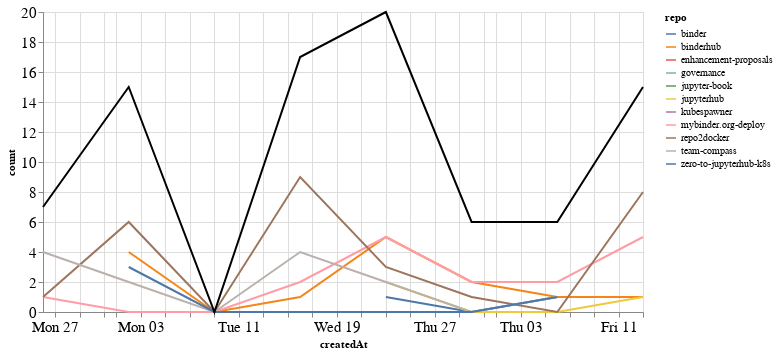

Notebook cell for this chart:
### Markdown cell above
## Comments

### Code cell
comments_time = comments.groupby('repo').resample('W', on='createdAt').count()['author'].reset_index()
comments_time = comments_time.rename(columns={'author': 'count'})
comments_time_total = comments_time.groupby('createdAt').agg({"count": "sum"}).reset_index()
ch1 = alt.Chart(comments_time, width=600).mark_line().encode(
    x='createdAt',
    y='count',
    color='repo',
    tooltip="repo"
)

ch2 = alt.Chart(comments_time_total, width=600).mark_line(color="black").encode(
    x='createdAt',
    y='count',
)

ch1 + ch2

### Figure 1 — Vega-Lite specification as saved in the notebook (floating-point values rounded to 4 significant figures)
{"config": {"axisLeft": {"labelFontSize": 15}, "axisBottom": {"labelFontSize": 15}}, "layer": [{"data": {"name": "data-e1eca548077a4dad999ff8ac9ffda7bf"}, "mark": "line", "encoding": {"color": {"type": "nominal", "field": "repo"}, "tooltip": {"type": "nominal", "field": "repo"}, "x": {"type": "temporal", "field": "createdAt"}, "y": {"type": "quantitative", "field": "count"}}, "width": 600}, {"data": {"name": "data-8d8ecc784a0e4b27ced28d641720f5d4"}, "mark": {"type": "line", "color": "black"}, "encoding": {"x": {"type": "temporal", "field": "createdAt"}, "y": {"type": "quantitative", "field": "count"}}, "width": 600}], "$schema": "https://vega.github.io/schema/vega-lite/v4.8.1.json", "datasets": {"data-e1eca548077a4dad999ff8ac9ffda7bf": [{"repo": "binder", "createdAt": "2020-08-23T00:00:00", "count": 1}, {"repo": "binder", "createdAt": "2020-08-30T00:00:00", "count": 0}, {"repo": "binder", "createdAt": "2020-09-06T00:00:00", "count": 1}, {"repo": "binderhub", "createdAt": "2020-08-02T00:00:00", "count": 4}, {"repo": "binderhub", "createdAt": "2020-08-09T00:00:00", "count": 0}, {"repo": "binderhub", "createdAt": "2020-08-16T00:00:00", "count": 1}, {"repo": "binderhub", "createdAt": "2020-08-23T00:00:00", "count": 5}, {"repo": "binderhub", "createdAt": "2020-08-30T00:00:00", "count": 2}, {"repo": "binderhub", "createdAt": "2020-09-06T00:00:00", "count": 1}, {"repo": "binderhub", "createdAt": "2020-09-13T00:00:00", "count": 1}, {"repo": "enhancement-proposals", "createdAt": "2020-08-16T00:00:00", "count": 1}, {"repo": "governance", "createdAt": "2020-08-23T00:00:00", "count": 2}, {"repo": "jupyter-book", "createdAt": "2020-08-30T00:00:00", "count": 1}, {"repo": "jupyterhub", "createdAt": "2020-08-23T00:00:00", "count": 2}, {"repo": "jupyterhub", "createdAt": "2020-08-30T00:00:00", "count": 0}, {"repo": "jupyterhub", "createdAt": "2020-09-06T00:00:00", "count": 0}, {"repo": "jupyterhub", "createdAt": "2020-09-13T00:00:00", "count": 1}, {"repo": "kubespawner", "createdAt": "2020-07-26T00:00:00", "count": 1}, {"repo": "mybinder.org-deploy", "createdAt": "2020-07-26T00:00:00", "count": 1}, {"repo": "mybinder.org-deploy", "createdAt": "2020-08-02T00:00:00", "count": 0}, {"repo": "mybinder.org-deploy", "createdAt": "2020-08-09T00:00:00", "count": 0}, {"repo": "mybinder.org-deploy", "createdAt": "2020-08-16T00:00:00", "count": 2}, {"repo": "mybinder.org-deploy", "createdAt": "2020-08-23T00:00:00", "count": 5}, {"repo": "mybinder.org-deploy", "createdAt": "2020-08-30T00:00:00", "count": 2}, {"repo": "mybinder.org-deploy", "createdAt": "2020-09-06T00:00:00", "count": 2}, {"repo": "mybinder.org-deploy", "createdAt": "2020-09-13T00:00:00", "count": 5}, {"repo": "repo2docker", "createdAt": "2020-07-26T00:00:00", "count": 1}, {"repo": "repo2docker", "createdAt": "2020-08-02T00:00:00", "count": 6}, {"repo": "repo2docker", "createdAt": "2020-08-09T00:00:00", "count": 0}, {"repo": "repo2docker", "createdAt": "2020-08-16T00:00:00", "count": 9}, {"repo": "repo2docker", "createdAt": "2020-08-23T00:00:00", "count": 3}, {"repo": "repo2docker", "createdAt": "2020-08-30T00:00:00", "count": 1}, {"repo": "repo2docker", "createdAt": "2020-09-06T00:00:00", "count": 0}, {"repo": "repo2docker", "createdAt": "2020-09-13T00:00:00", "count": 8}, {"repo": "team-compass", "createdAt": "2020-07-26T00:00:00", "count": 4}, {"repo": "team-compass", "createdAt": "2020-08-02T00:00:00", "count": 2}, {"repo": "team-compass", "createdAt": "2020-08-09T00:00:00", "count": 0}, {"repo": "team-compass", "createdAt": "2020-08-16T00:00:00", "count": 4}, {"repo": "team-compass", "createdAt": "2020-08-23T00:00:00", "count": 2}, {"repo": "team-compass", "createdAt": "2020-08-30T00:00:00", "count": 0}, {"repo": "team-compass", "createdAt": "2020-09-06T00:00:00", "count": 1}, {"repo": "zero-to-jupyterhub-k8s", "createdAt": "2020-08-02T00:00:00", "count": 3}, {"repo": "zero-to-jupyterhub-k8s", "createdAt": "2020-08-09T00:00:00", "count": 0}, {"repo": "zero-to-jupyterhub-k8s", "createdAt": "2020-08-16T00:00:00", "count": 0}, {"repo": "zero-to-jupyterhub-k8s", "createdAt": "2020-08-23T00:00:00", "count": 0}, {"repo": "zero-to-jupyterhub-k8s", "createdAt": "2020-08-30T00:00:00", "count": 0}, {"repo": "zero-to-jupyterhub-k8s", "createdAt": "2020-09-06T00:00:00", "count": 1}], "data-8d8ecc784a0e4b27ced28d641720f5d4": [{"createdAt": "2020-07-26T00:00:00", "count": 7}, {"createdAt": "2020-08-02T00:00:00", "count": 15}, {"createdAt": "2020-08-09T00:00:00", "count": 0}, {"createdAt": "2020-08-16T00:00:00", "count": 17}, {"createdAt": "2020-08-23T00:00:00", "count": 20}, {"createdAt": "2020-08-30T00:00:00", "count": 6}, {"createdAt": "2020-09-06T00:00:00", "count": 6}, {"createdAt": "2020-09-13T00:00:00", "count": 15}]}}
